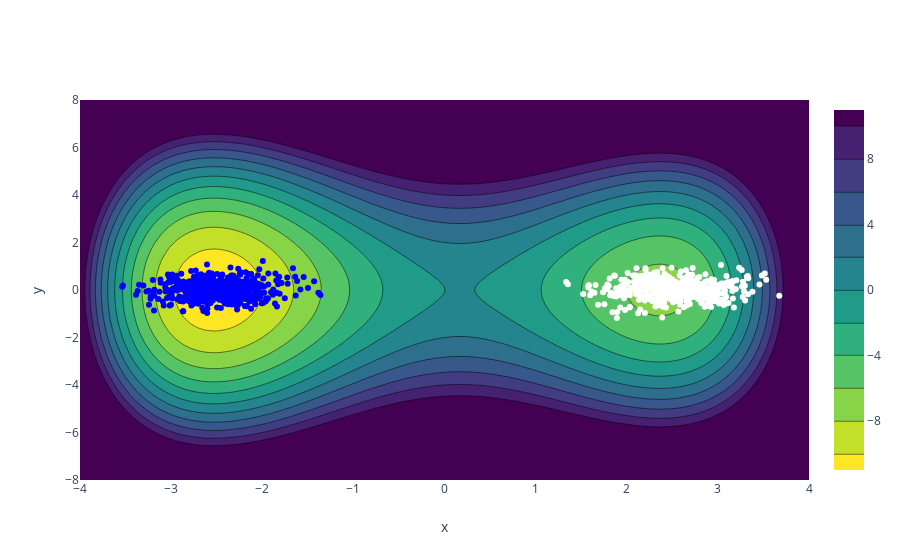

The notebook cell this image was saved under:
### Markdown cell above
Let's now generate sample configurations we will use as our input data set.

### Code cell
x_state_a, y_state_a = np.random.multivariate_normal([-2.5,0], 0.15*np.eye(2), 500).T
x_state_b, y_state_b = np.random.multivariate_normal([2.5,0], 0.15*np.eye(2), 500).T

fig = go.Figure()

fig.add_trace(
    go.Contour(
        z=E_illustrate,
        x=x_illustrate, 
        y=y_illustrate,
        reversescale = True,
        colorscale = "viridis",
        contours=dict(
            start=-10,
            end=10,
            size=2,
        ),
    )
)

fig.add_trace(
    go.Scatter(
        x=x_state_a,
        y=y_state_a,
        mode="markers",
        name='',
        marker_color="blue"
    ))

fig.add_trace(
    go.Scatter(
        x=x_state_b,
        y=y_state_b,
        mode="markers",
        name='',
        marker_color="white"
    ))

fig.update_xaxes(range=[-4,4])
fig.update_yaxes(range=[-8,8])

fig.update_layout(
    #title="Plot Title",
    xaxis_title="x",
    yaxis_title="y",
#     font=dict(
#         family="Courier New, monospace",
#         size=18,
#         color="#7f7f7f"
#     )
)

fig.show()

### Figure 1 — Plotly figure (JSON) as saved in the notebook; plotly's stock layout.template omitted (floating-point values rounded to 4 significant figures; data arrays with more than 128 entries replaced by an {"elided": "..."} marker saying what was removed)
{"data": [{"colorscale": [[0, "#440154"], [0.1111, "#482878"], [0.2222, "#3e4989"], [0.3333, "#31688e"], [0.4444, "#26828e"], [0.5556, "#1f9e89"], [0.6667, "#35b779"], [0.7778, "#6ece58"], [0.8889, "#b5de2b"], [1, "#fde725"]], "contours": {"end": 10, "size": 2, "start": -10}, "reversescale": true, "type": "contour", "x": [-4, -3.919, -3.838, -3.758, -3.677, -3.596, -3.515, -3.434, -3.354, -3.273, -3.192, -3.111, -3.03, -2.949, -2.869, -2.788, -2.707, -2.626, -2.545, -2.465, -2.384, -2.303, -2.222, -2.141, -2.061, -1.98, -1.899, -1.818, -1.737, -1.657, -1.576, -1.495, -1.414, -1.333, -1.253, -1.172, -1.091, -1.01, -0.9293, -0.8485, -0.7677, -0.6869, -0.6061, -0.5253, -0.4444, -0.3636, -0.2828, -0.202, -0.1212, -0.0404, 0.0404, 0.1212, 0.202, 0.2828, 0.3636, 0.4444, 0.5253, 0.6061, 0.6869, 0.7677, 0.8485, 0.9293, 1.01, 1.091, 1.172, 1.253, 1.333, 1.414, 1.495, 1.576, 1.657, 1.737, 1.818, 1.899, 1.98, 2.061, 2.141, 2.222, 2.303, 2.384, 2.465, 2.545, 2.626, 2.707, 2.788, 2.869, 2.949, 3.03, 3.111, 3.192, 3.273, 3.354, 3.434, 3.515, 3.596, 3.677, 3.758, 3.838, 3.919, 4], "y": [-8, -7.838, -7.677, -7.515, -7.354, -7.192, -7.03, -6.869, -6.707, -6.545, -6.384, -6.222, -6.061, -5.899, -5.737, -5.576, -5.414, -5.253, -5.091, -4.929, -4.768, -4.606, -4.444, -4.283, -4.121, -3.96, -3.798, -3.636, -3.475, -3.313, -3.152, -2.99, -2.828, -2.667, -2.505, -2.343, -2.182, -2.02, -1.859, -1.697, -1.535, -1.374, -1.212, -1.051, -0.8889, -0.7273, -0.5657, -0.404, -0.2424, -0.08081, 0.08081, 0.2424, 0.404, 0.5657, 0.7273, 0.8889, 1.051, 1.212, 1.374, 1.535, 1.697, 1.859, 2.02, 2.182, 2.343, 2.505, 2.667, 2.828, 2.99, 3.152, 3.313, 3.475, 3.636, 3.798, 3.96, 4.121, 4.283, 4.444, 4.606, 4.768, 4.929, 5.091, 5.253, 5.414, 5.576, 5.737, 5.899, 6.061, 6.222, 6.384, 6.545, 6.707, 6.869, 7.03, 7.192, 7.354, 7.515, 7.677, 7.838, 8], "z": {"elided": "100x100 float values"}}, {"marker": {"color": "blue"}, "mode": "markers", "name": "", "type": "scatter", "x": {"elided": "500 float values"}, "y": {"elided": "500 float values"}}, {"marker": {"color": "white"}, "mode": "markers", "name": "", "type": "scatter", "x": {"elided": "500 float values"}, "y": {"elided": "500 float values"}}], "layout": {"xaxis": {"range": [-4, 4], "title": {"text": "x"}}, "yaxis": {"range": [-8, 8], "title": {"text": "y"}}}}
